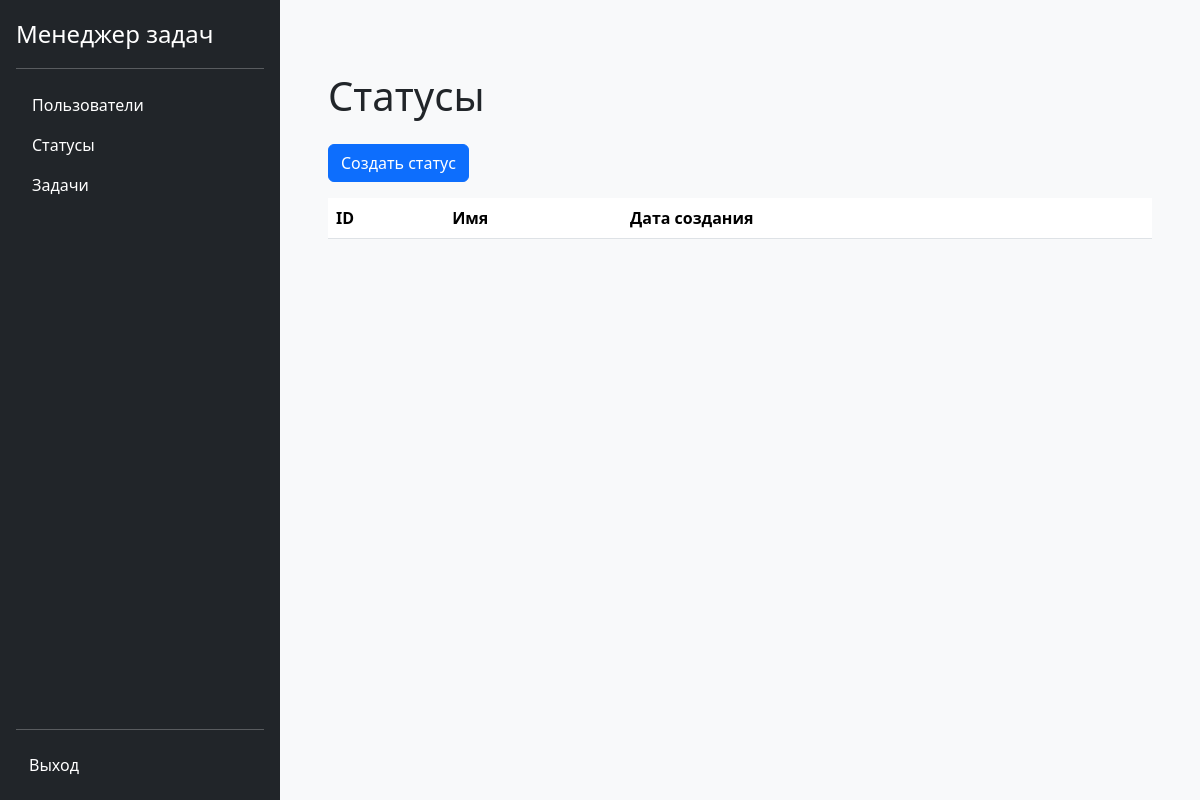
The app's page /statuses/ (signed in), older data.
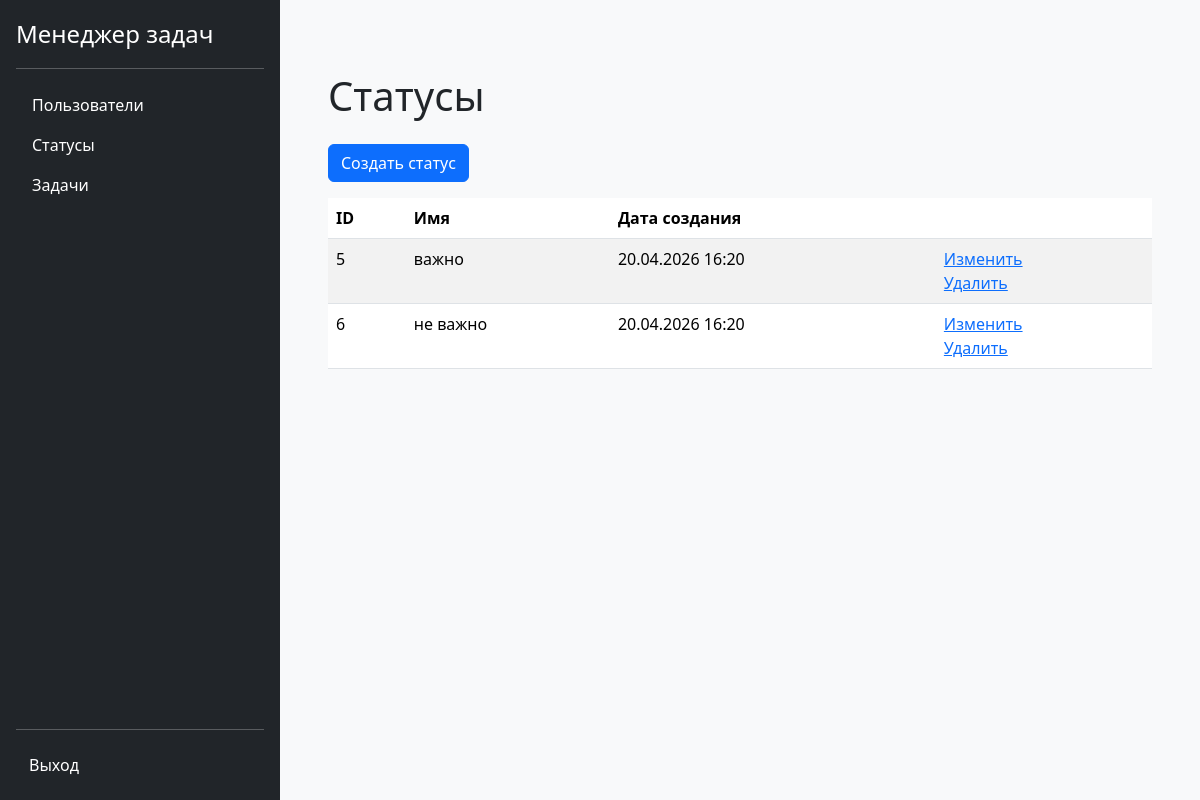
The same page, newer data.
### statuses/models.py (models this page shows, shortened)
class Status(models.Model):
    name = models.CharField(_('Имя'), max_length=100, unique=True)
    created_at = models.DateTimeField(auto_now_add=True)

### statuses/views.py (the view)
# urls.py: path('', views.StatusListView.as_view(), name='statuses'),
class StatusListView(LoginRequiredMixin, ListView):
    model = Status
    template_name = 'statuses/index.html'
    context_object_name = 'statuses'

### statuses/templates/statuses/index.html
{% extends "base.html" %}
{% load i18n %}
{% block content %}
  <h1 class="my-4">{% translate "Статусы" %}</h1>
  <a class="btn btn-primary mb-3" href="{% url 'status_create' %}">{% translate "Создать статус" %}</a>
  <table class="table table-striped">
    <thead>
      <tr>
        <th>ID</th>
        <th>{% translate "Имя" %}</th>
        <th>{% translate "Дата создания" %}</th>
        <th></th>
      </tr>
    </thead>
    <tbody>
      {% for status in statuses %}
        <tr>
          <td>{{ status.id }}</td>
          <td>{{ status.name }}</td>
          <td>{{ status.created_at|date:"d.m.Y H:i" }}</td>
          <td>
            <a href="{% url 'status_update' status.id %}">{% translate "Изменить" %}</a>
            <br>
            <a href="{% url 'status_delete' status.id %}">{% translate "Удалить" %}</a>
          </td>
        </tr>
      {% endfor %}
    </tbody>
  </table>
{% endblock %}

### task_manager/templates/base.html (shortened to what this page needs)
{% load django_bootstrap5 %}
{% load i18n %}
<!DOCTYPE html>
<html lang="ru" class="h-100">
<head>
    {% bootstrap_css %}
</head>
<body class="h-100">
    <div class="d-flex flex-nowrap min-vh-100">
        <div class="d-flex flex-column flex-shrink-0 p-3 text-white bg-dark" style="width: 280px;">
            <a href="{% url 'index' %}" class="d-flex align-items-center mb-3 mb-md-0 me-md-auto text-white text-decoration-none">
                <span class="fs-4">{% translate "Менеджер задач" %}</span>
            </a>
            <hr>
            <ul class="nav nav-pills flex-column mb-auto">
                <li class="nav-item">
                    <a href="{% url 'users' %}" class="nav-link text-white">{% translate "Пользователи" %}</a>
                </li>
                {% if user.is_authenticated %}
                    <li class="nav-item">
                        <a href="{% url 'statuses' %}" class="nav-link text-white">{% translate "Статусы" %}</a>
                    </li>
                    <li class="nav-item">
                        <a href="{% url 'tasks' %}" class="nav-link text-white">{% translate "Задачи" %}</a>
                    </li>
                {% endif %}
            </ul>
            <hr>
            <ul class="nav nav-pills flex-column">
                {% if not user.is_authenticated %}
                    <li class="nav-item">
                        <a href="{% url 'login' %}" class="nav-link text-white">{% translate "Вход" %}</a>
                    </li>
                    <li class="nav-item">
                        <a href="{% url 'user_create' %}" class="nav-link text-white">{% translate "Регистрация" %}</a>
                    </li>
                {% else %}
                    <li class="nav-item">
                        <form action="{% url 'logout' %}" method="post" class="nav-link p-0">
                            <button type="submit" class="btn btn-link text-white text-decoration-none">
                                {% translate "Выход" %}
                            </button>
                        </form>
                    </li>
                {% endif %}
            </ul>
        </div>
        <main class="container-fluid p-5 bg-light overflow-auto">
            {% block content %}{% endblock %}
        </main>
    </div>
</body>
</html>

Row changes from the older to the newer data that the page shows:
added Status: id "5", name "важно", created_at "20.04.2026 16:20"
added Status: id "6", name "не важно", created_at "20.04.2026 16:20"
